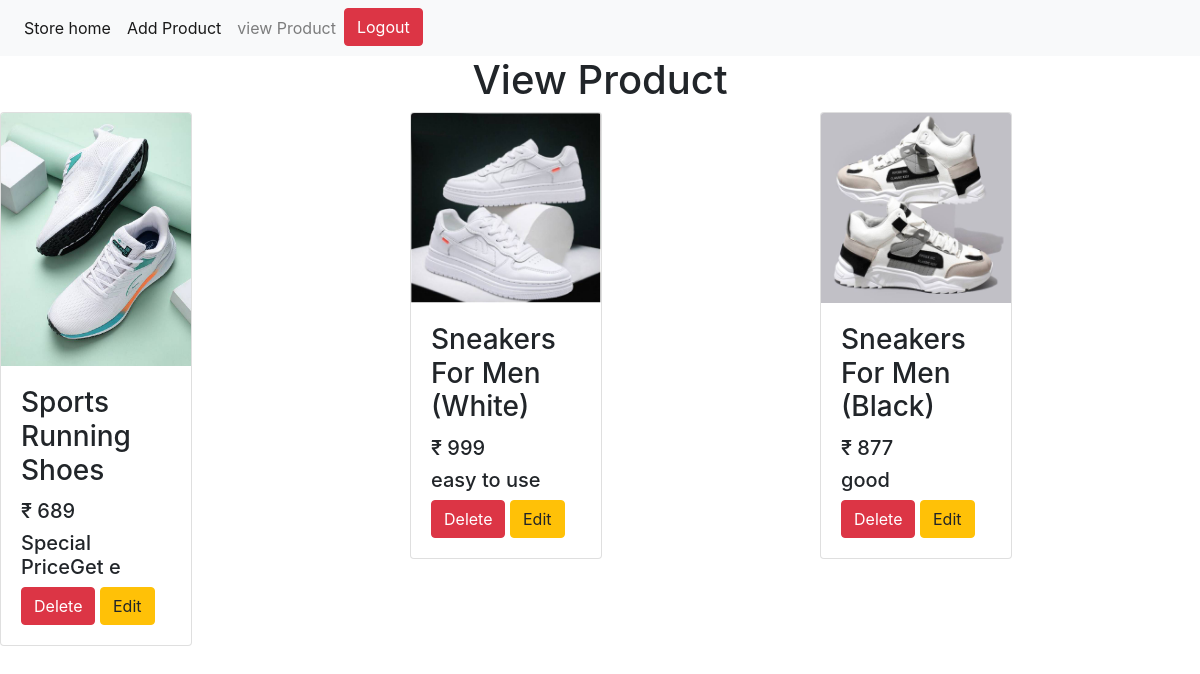
Page /seller/viewpdt/ (signed in) on the committed database.
### seller/models.py (models this page shows, shortened)
class Product(models.Model):
    productname=models.CharField(max_length=200)
    description=models.CharField(max_length=500)
    image=models.ImageField(upload_to="product_images",null=True)
    price=models.IntegerField()

### seller/views.py (the view)
# urls.py: path("viewpdt/",ViewProduct.as_view(),name="viewprdt"),
@method_decorator(signin_required,name="dispatch")
class ViewProduct(View):
    def get(self,request,*args,**kwargs):
        if request.user.is_authenticated:
          res=Product.objects.all()
          return render(request,"viewproduct.html",{"data":res})
        else:
            return redirect("log")

### seller/views.py (called while the page is built)
def signin_required(fun):
    def wrapper(request,*args,**kwargs):
        if request.user.is_authenticated:
            return fun(request,*args,**kwargs)
        else:
            return redirect("log")
    return wrapper

### seller/templates/viewproduct.html
{% extends 'navbar.html' %}
{% block nav %}
<h1 class="text-center">View Product</h1>
<div class="row">
    {% for i in data %}
  <div class="col">
  <div class="card" style="width: 12rem;">
    {%if i.image %}
    <img class="card-img-top" src="{{i.image.url}}" alt="Card image cap">
    {% endif%}
    <div class="card-body">
      <h3 class="card-title">{{i.productname}}</h3>
      <h5 class="card-text">₹ {{i.price}}</h5>
      <h5 class="card-text">{{i.description}} </h5>
      <td>
        <a href="{% url 'delpdt' i.id %}" class="btn btn-danger">Delete</a>
      </td>
      <td>
        <a href="{% url 'editpdt' i.id %}" class="btn btn-warning">Edit</a>
      </td>
    </div>
  </div>
</div>
{% endfor %}
{% endblock nav%}

### account/templates/navbar.html (shortened to what this page needs)
<!doctype html>
<html lang="en">
  <head>
    <link rel="stylesheet" href="https://stackpath.bootstrapcdn.com/bootstrap/4.3.1/css/bootstrap.min.css">
</head>
<body>
    <nav class="navbar navbar-expand-lg navbar-light bg-light">
        <div class="collapse navbar-collapse" id="navbarNav">
          <ul class="navbar-nav">
            <li class="nav-item active">
              <a class="nav-link" href="{% url 'storehome' %}">Store home<span class="sr-only">(current)</span></a>
            </li>
            <li class="nav-item active">
              <a class="nav-link" href="{% url 'addpdt' %}">Add Product<span class="sr-only">(current)</span></a>
            </li>
            <li class="nav-item">
              <a class="nav-link" href="{% url 'viewpdt' %}">view Product</a>
            </li>
            <li class="nav-item">
              <a class="btn btn-danger " href="{%url 'logout'%}">Logout</a>
            </li>
          </ul>
        </div>
      </nav>
      {% block nav %}
      {% endblock nav %}
  </body>
</html>

### rows in the picture
Product: image (picture), productname "Sports Running Shoes", price "689", description "Special PriceGet e"
Product: image (picture), productname "Sneakers For Men (White)", price "999", description "easy to use"
Product: image (picture), productname "Sneakers For Men (Black)", price "877", description "good"
